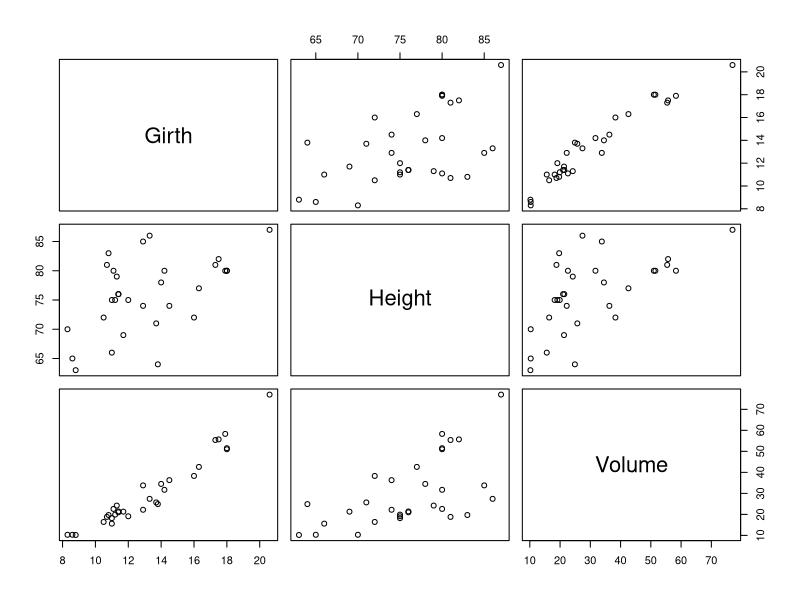
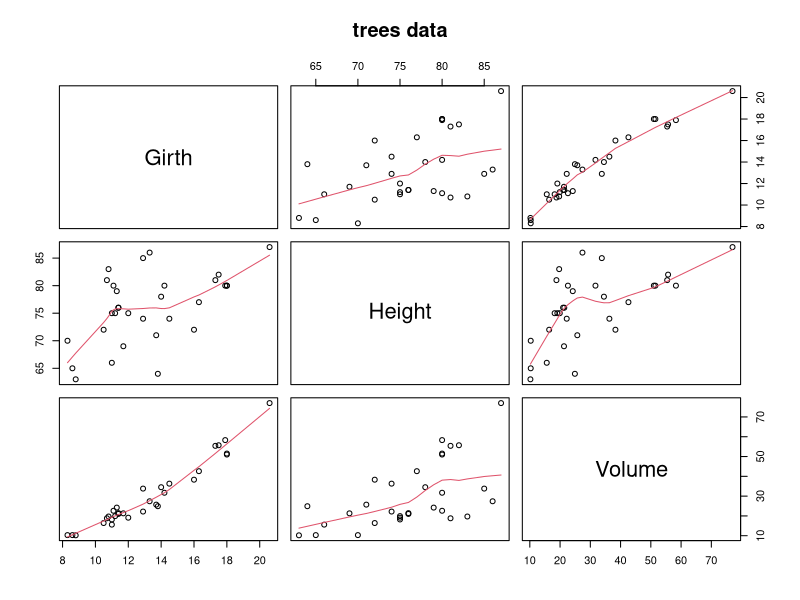
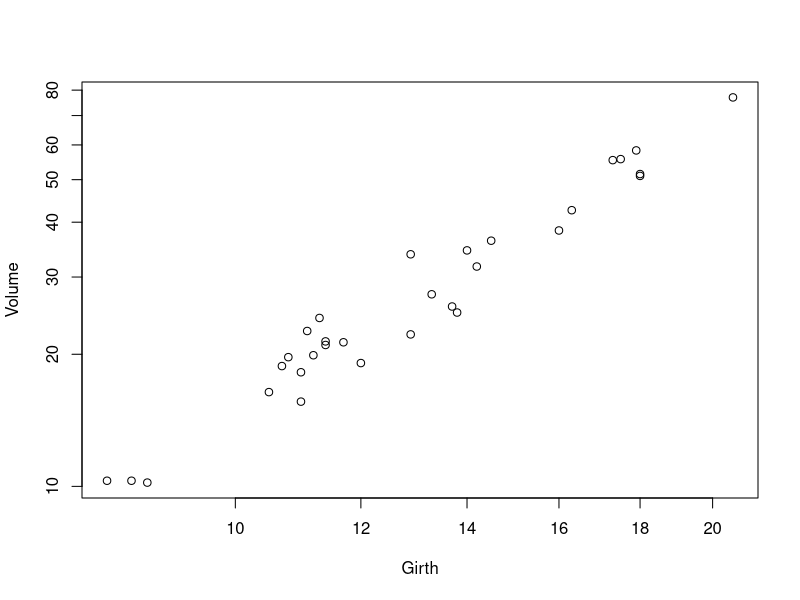

The R script that drew these images, in order: (Note: this script raises an error after producing the figures.)
# tree data analysis
# diameter, height and volume of timber in 31 felled black cherry trees.

# packages
library(grid)

# volume v. girth
data("trees")
summary(trees)
pairs(trees)
# from trees help page
pairs(trees, panel = panel.smooth, main = "trees data")
plot(Volume ~ Girth, data = trees, log = "xy")

# heigh v. girth
ggplot(trees[order(trees$Girth), ], aes(x = Girth, y = Height)) +
  geom_point() +
  geom_smooth(method = 'loess', color = 'forestgreen') +
  ggtitle('Height versus Girth')
